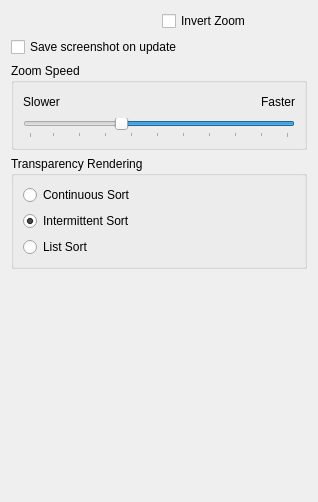
      <widget class="QWidget" name="ControlsTab">
       <attribute name="title">
        <string>Controls</string>
       </attribute>
       <layout class="QGridLayout" name="gridLayout_7">
        <item row="4" column="0">
         <spacer name="verticalSpacer">
          <property name="orientation">
           <enum>Qt::Vertical</enum>
          </property>
          <property name="sizeHint" stdset="0">
           <size>
            <width>20</width>
            <height>222</height>
           </size>
          </property>
         </spacer>
        </item>
        <item row="0" column="1">
         <widget class="QCheckBox" name="invertZoomCheckBox_">
          <property name="text">
           <string>Invert Zoom</string>
          </property>
         </widget>
        </item>
        <item row="1" column="0" colspan="2">
         <widget class="QCheckBox" name="saveScreenShotOnUpdateCheckBox_">
          <property name="font">
           <font>
            <weight>50</weight>
            <bold>false</bold>
           </font>
          </property>
          <property name="toolTip">
           <string>Save screenshot on geometry update</string>
          </property>
          <property name="text">
           <string>Save screenshot on update</string>
          </property>
         </widget>
        </item>
        <item row="2" column="0" colspan="2">
         <widget class="QGroupBox" name="zoomBox_">
          <property name="font">
           <font>
            <weight>50</weight>
            <bold>false</bold>
           </font>
          </property>
          <property name="title">
           <string>Zoom Speed</string>
          </property>
          <layout class="QGridLayout" name="gridLayout_6">
           <item row="0" column="0">
            <widget class="QLabel" name="label_5">
             <property name="text">
              <string>Slower</string>
             </property>
             <property name="alignment">
              <set>Qt::AlignCenter</set>
             </property>
            </widget>
           </item>
           <item row="0" column="1">
            <spacer name="horizontalSpacer_6">
             <property name="orientation">
              <enum>Qt::Horizontal</enum>
             </property>
             <property name="sizeHint" stdset="0">
              <size>
               <width>189</width>
               <height>20</height>
              </size>
             </property>
            </spacer>
           </item>
           <item row="0" column="2">
            <widget class="QLabel" name="label_6">
             <property name="text">
              <string>Faster</string>
             </property>
             <property name="alignment">
              <set>Qt::AlignCenter</set>
             </property>
            </widget>
           </item>
           <item row="1" column="0" colspan="3">
            <widget class="QSlider" name="zoomSpeedHorizontalSlider_">
             <property name="minimum">
              <number>1</number>
             </property>
             <property name="maximum">
              <number>100</number>
             </property>
             <property name="value">
              <number>65</number>
             </property>
             <property name="orientation">
              <enum>Qt::Horizontal</enum>
             </property>
             <property name="invertedAppearance">
              <bool>true</bool>
             </property>
             <property name="invertedControls">
              <bool>true</bool>
             </property>
             <property name="tickPosition">
              <enum>QSlider::TicksBelow</enum>
             </property>
             <property name="tickInterval">
              <number>10</number>
             </property>
            </widget>
           </item>
          </layout>
         </widget>
        </item>
        <item row="3" column="0" colspan="2">
         <widget class="QGroupBox" name="transparencyGroupBox_">
          <property name="enabled">
           <bool>true</bool>
          </property>
          <property name="font">
           <font>
            <weight>50</weight>
            <bold>false</bold>
           </font>
          </property>
          <property name="title">
           <string>Transparency Rendering</string>
          </property>
          <layout class="QVBoxLayout" name="verticalLayout_6">
           <item>
            <widget class="QRadioButton" name="contSortRadioButton_">
             <property name="text">
              <string>Continuous Sort</string>
             </property>
             <property name="checked">
              <bool>false</bool>
             </property>
            </widget>
           </item>
           <item>
            <widget class="QRadioButton" name="updateSortRadioButton_">
             <property name="text">
              <string>Intermittent Sort</string>
             </property>
             <property name="checked">
              <bool>true</bool>
             </property>
            </widget>
           </item>
           <item>
            <widget class="QRadioButton" name="listSortRadioButton_">
             <property name="text">
              <string>List Sort</string>
             </property>
            </widget>
           </item>
          </layout>
         </widget>
        </item>
       </layout>
      </widget>
